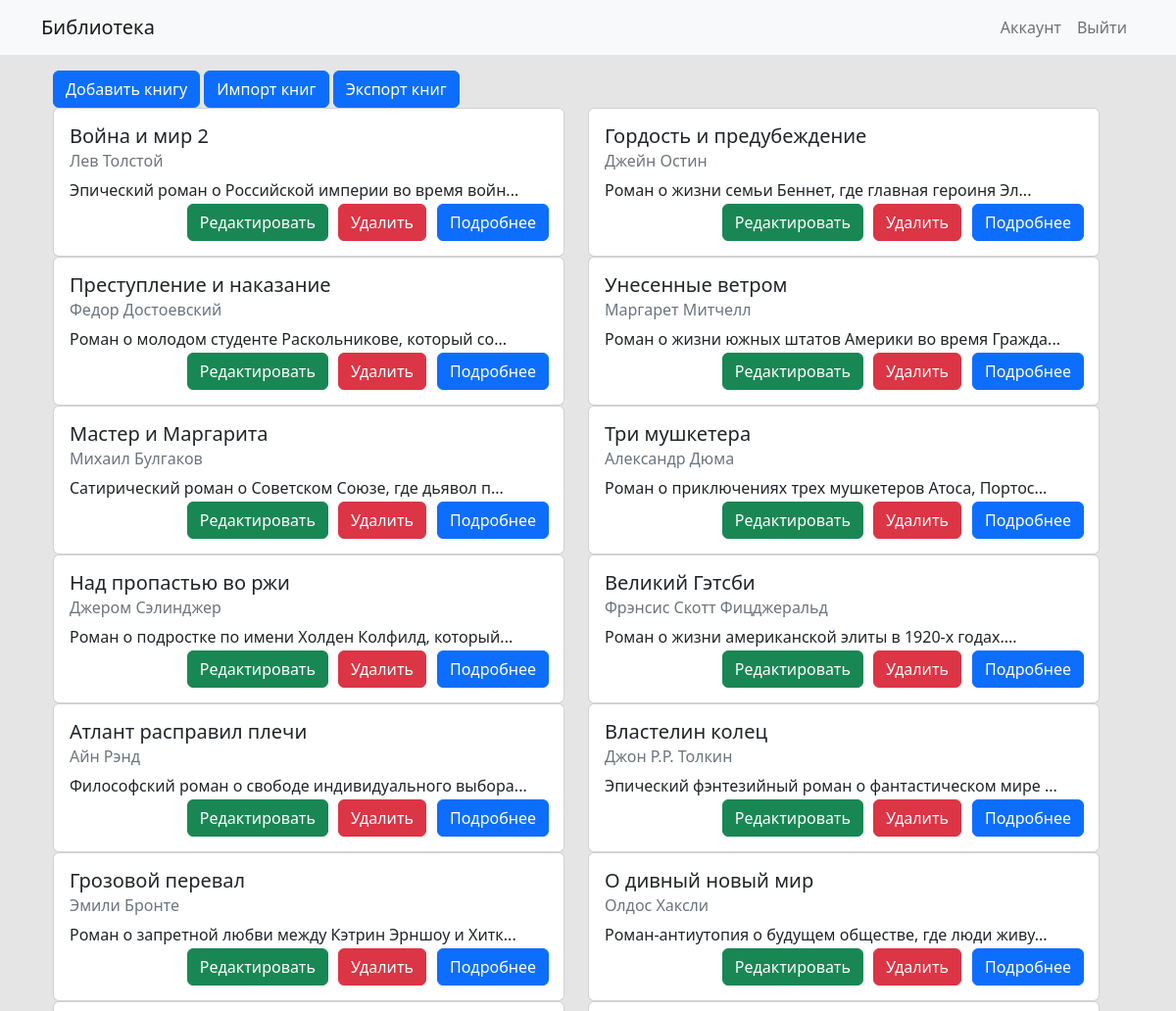
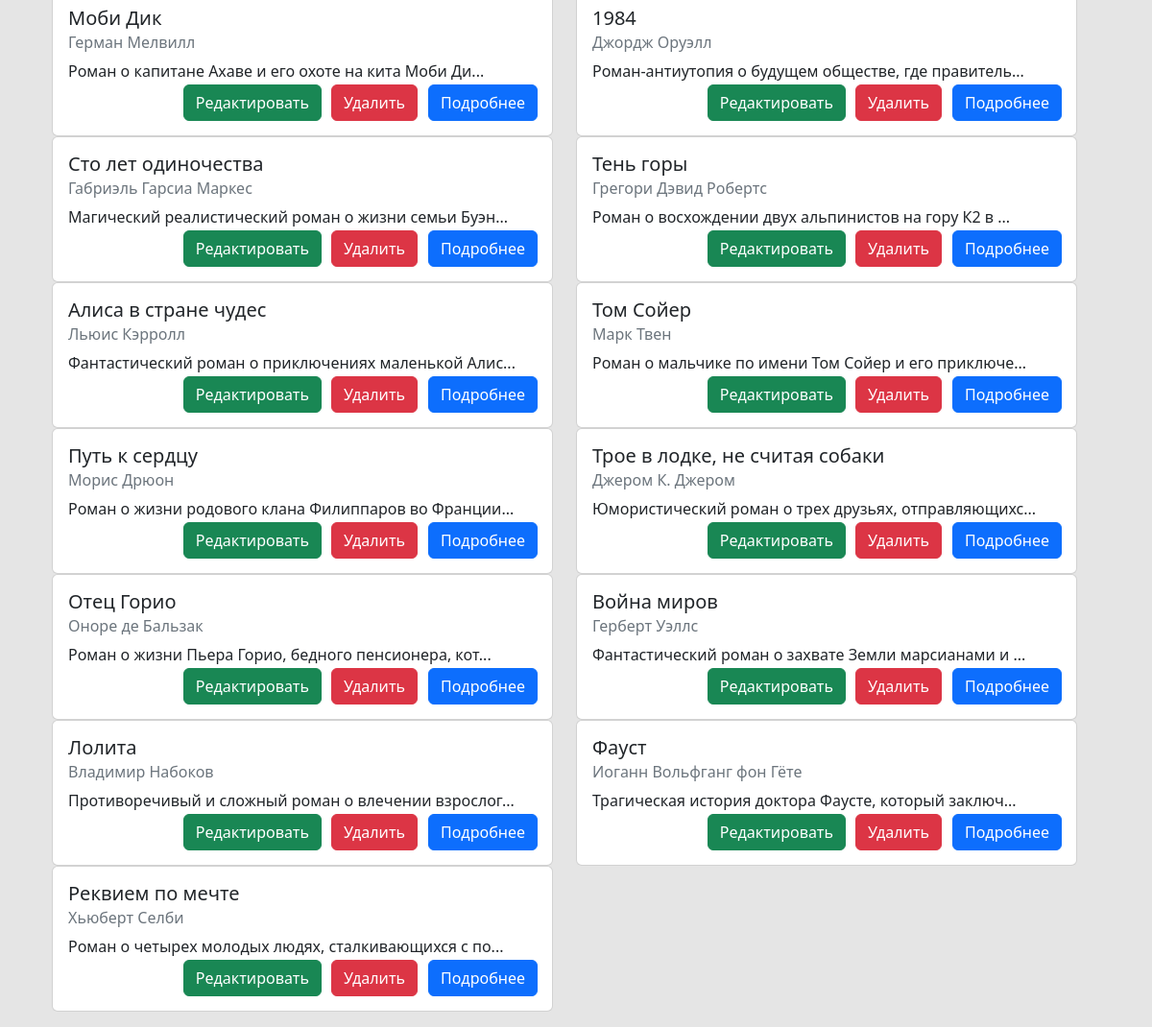
The page /books (signed in) on the database its author committed (2 pictures, top to bottom).
### app/models/models.py (models this page shows, shortened)
class Book(db.Model):
    id = db.Column(db.Integer, primary_key=True)
    title = db.Column(db.String(80), nullable=False)
    author = db.Column(db.String(80), nullable=False)
    year = db.Column(db.Integer, nullable=False)
    description = db.Column(db.String(500), nullable=False)

### app/routes/routes.py (the view, shortened to what this page needs)
@app_route.route('/books', methods=['GET', 'POST'])
def books():
    if not current_user.is_authenticated:
        return redirect(url_for('route.login'))
    else:
        books = Book.query.all()
        return render_template('books.html', books=books)

### app/templates/books.html (shortened to what this page needs)
{% extends 'base.html' %}
{% block content %}
<div class="container">
    <div class="row">
        <form method="POST">
            <div class="col">
                <a class="btn btn-primary" href="{{url_for('route.add_book')}}" >Добавить книгу</a>
                <button class="btn btn-primary" type="submit" id="import" name="oper" value="import">Импорт книг</button>
                <button class="btn btn-primary" id="export" type="submit"name="oper" value="export">Экспорт книг</button>
            </div>
        </form>
            <div class="row">
                {% for book in books %}
                <div class="col-sm-6 col-md-6">
                    <div class="card">
                        <div style="position: relative;">
                        <div class="card-body" style="min-height: 150px;">
                            <h5 class="card-title">{{ book.title }}</h5>
                            <h6 class="card-subtitle mb-2 text-muted">{{ book.author }}</h6>
                            <div class="card-text">{{ book.description[:50] }}...</div>
                            <a href="{{ url_for('route.book_detail', book_id=book.id) }}" class="btn btn-primary"
                                style="position: absolute; bottom: 15px; right: 15px;">Подробнее</a>
                            <a href="{{ url_for('route.book_delete', book_id=book.id) }}" class="btn btn-danger"
                                style="position: absolute; bottom: 15px; right: 140px;">Удалить</a>
                            <a href="{{ url_for('route.update_book', book_id=book.id) }}" class="btn btn-success"
                                style="position: absolute; bottom: 15px; right: 240px;">Редактировать</a>
                        </div>
                    </div>
                </div>
            </div>
        {% endfor %}
    </div>
</div>
{% endblock %}

### app/templates/base.html (shortened to what this page needs)
<!DOCTYPE html>
<html lang="ru">
<head>
    <link href="https://cdn.jsdelivr.net/npm/bootstrap@5.2.3/dist/css/bootstrap.min.css" rel="stylesheet">
    <link rel="stylesheet" href="https://cdnjs.cloudflare.com/ajax/libs/font-awesome/4.7.0/css/font-awesome.min.css">
    <link rel="stylesheet" href="{{ url_for('static', filename='custom.css') }}">
</head>
<body>
<nav class="navbar navbar-expand-lg navbar-light bg-light">
    <div class="container">
        <a class="navbar-brand" href="/books">Библиотека</a>
        <div class="collapse navbar-collapse justify-content-end"
            id="navbarNav">
            <ul class="navbar-nav">
                <li class="nav-item">
                    <a class="nav-link" href="/profile">Аккаунт</a>
                </li>
                <li class="nav-item">
                    <a class="nav-link" href="{{ url_for('route.logout') }}">Выйти</a>
                </li>
            </ul>
        </div>
    </div>
</nav>
<div class="container my-3">
    {% block content %}
    {% endblock %}
</div>
</body>
</html>

### app/static/custom.css (style rules this page uses)
body { background-color: #e5e5e5; }

### rows shown on the page
Book: title "Война и мир 2", author "Лев Толстой", description "Эпический роман о Российской империи во время войн"
Book: title "Гордость и предубеждение", author "Джейн Остин", description "Роман о жизни семьи Беннет, где главная героиня Эл"
Book: title "Преступление и наказание", author "Федор Достоевский", description "Роман о молодом студенте Раскольникове, который со"
Book: title "Унесенные ветром", author "Маргарет Митчелл", description "Роман о жизни южных штатов Америки во время Гражда"
Book: title "Мастер и Маргарита", author "Михаил Булгаков", description "Сатирический роман о Советском Союзе, где дьявол п"
Book: title "Три мушкетера", author "Александр Дюма", description "Роман о приключениях трех мушкетеров Атоса, Портос"
Book: title "Над пропастью во ржи", author "Джером Сэлинджер", description "Роман о подростке по имени Холден Колфилд, который"
Book: title "Великий Гэтсби", author "Фрэнсис Скотт Фицджеральд", description "Роман о жизни американской элиты в 1920-х годах."
Book: title "Атлант расправил плечи", author "Айн Рэнд", description "Философский роман о свободе индивидуального выбора"
Book: title "Властелин колец", author "Джон Р.Р. Толкин", description "Эпический фэнтезийный роман о фантастическом мире"
Book: title "Грозовой перевал", author "Эмили Бронте", description "Роман о запретной любви между Кэтрин Эрншоу и Хитк"
Book: title "О дивный новый мир", author "Олдос Хаксли", description "Роман-антиутопия о будущем обществе, где люди живу"
Book: title "Моби Дик", author "Герман Мелвилл", description "Роман о капитане Ахаве и его охоте на кита Моби Ди"
Book: title "1984", author "Джордж Оруэлл", description "Роман-антиутопия о будущем обществе, где правитель"
Book: title "Сто лет одиночества", author "Габриэль Гарсиа Маркес", description "Магический реалистический роман о жизни семьи Буэн"
Book: title "Тень горы", author "Грегори Дэвид Робертс", description "Роман о восхождении двух альпинистов на гору К2 в"
Book: title "Алиса в стране чудес", author "Льюис Кэрролл", description "Фантастический роман о приключениях маленькой Алис"
Book: title "Том Сойер", author "Марк Твен", description "Роман о мальчике по имени Том Сойер и его приключе"
Book: title "Путь к сердцу", author "Морис Дрюон", description "Роман о жизни родового клана Филиппаров во Франции"
Book: title "Трое в лодке, не считая собаки", author "Джером К. Джером", description "Юмористический роман о трех друзьях, отправляющихс"
Book: title "Отец Горио", author "Оноре де Бальзак", description "Роман о жизни Пьера Горио, бедного пенсионера, кот"
Book: title "Война миров", author "Герберт Уэллс", description "Фантастический роман о захвате Земли марсианами и"
Book: title "Лолита", author "Владимир Набоков", description "Противоречивый и сложный роман о влечении взрослог"
Book: title "Фауст", author "Иоганн Вольфганг фон Гёте", description "Трагическая история доктора Фаусте, который заключ"
Book: title "Реквием по мечте", author "Хьюберт Селби", description "Роман о четырех молодых людях, сталкивающихся с по"
